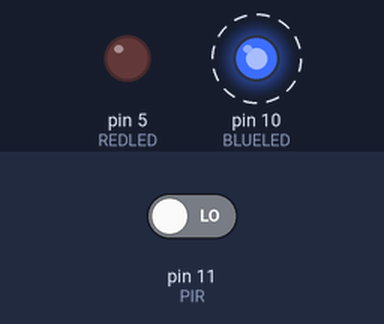
Simulated run of this sketch. Board: Arduino Uno, built with avr-gcc and run on an emulated ATmega328P. On the bench: output pins drawn as LEDs (lit = HIGH). Dashed ring = blinking. The inputs (shaded band) are chosen by the test bench; at power-on: pin 11 (PIR) LOW.

Above: at 4.8 s.
4.9 s: pin 11 (PIR) driven HIGH
At 6.8 s:
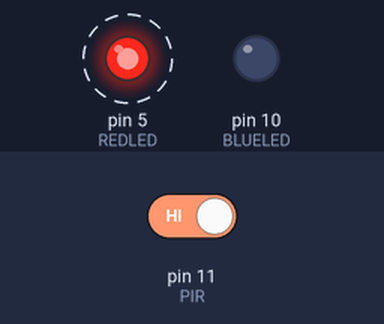
10.9 s: pin 11 (PIR) driven LOW
At 11.8 s:
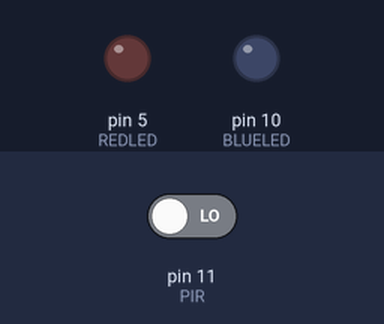
Timing chart, 0 to 22.9 s (numbered marks = the images above; inputs shaded):
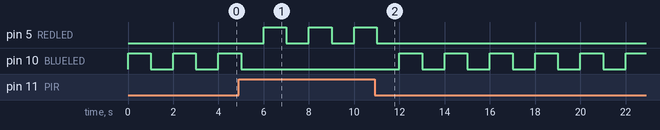

Measured:
- after the input at 4.9 s, pin 5 (REDLED): alternates HIGH for 1.0 s and LOW for 1.0 s, starting after 1.1 s; pin 10 (BLUELED): goes on until 5.0 s, then stays LOW
- after the input at 10.9 s, pin 5 (REDLED): goes on until 11.0 s, then stays LOW; pin 10 (BLUELED): alternates HIGH for 1.0 s and LOW for 1.0 s, starting after 1.1 s
- by itself, pin 10 (BLUELED): alternates HIGH for 1.0 s and LOW for 1.0 s

The sketch:

Arduino_7b.ino
```cpp
int REDLED = 5;
int BLUELED = 10;
int PIR = 11;
int SERVO;

void setup() {
  // put your setup code here, to run once:
  pinMode(PIR,INPUT);
  pinMode(REDLED,OUTPUT);
  pinMode(BLUELED,OUTPUT);

}

void loop() {
  // put your main code here, to run repeatedly:
  for(int j=1; j<=10; j=j+1);
  SERVO = digitalRead (PIR);
  if(SERVO == HIGH) {
  digitalWrite(REDLED,HIGH);
  delay(1000);
  digitalWrite(REDLED,LOW);
  delay(1000);
  }
  else{
  digitalWrite(BLUELED,HIGH);
  delay(1000);
  digitalWrite(BLUELED,LOW);
  delay(1000);
  }


}
```
